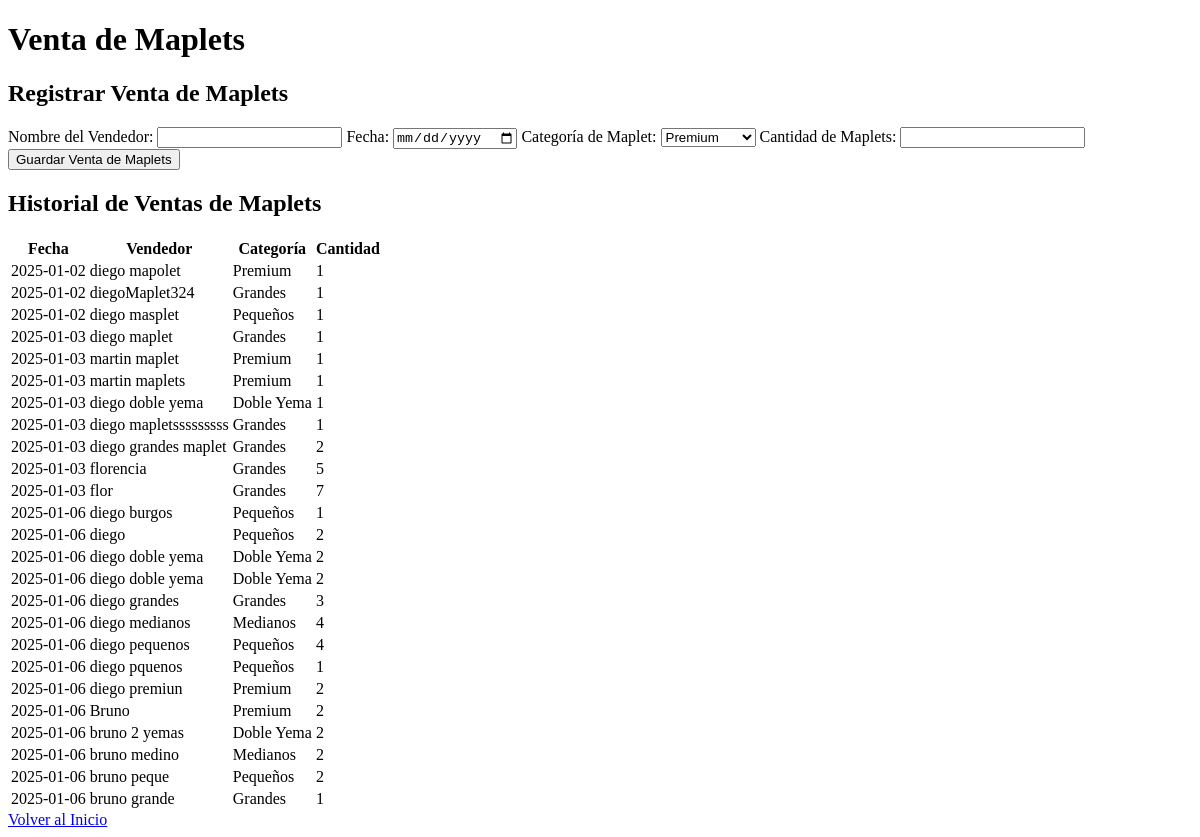
The app's page /venta_maplets, older data.
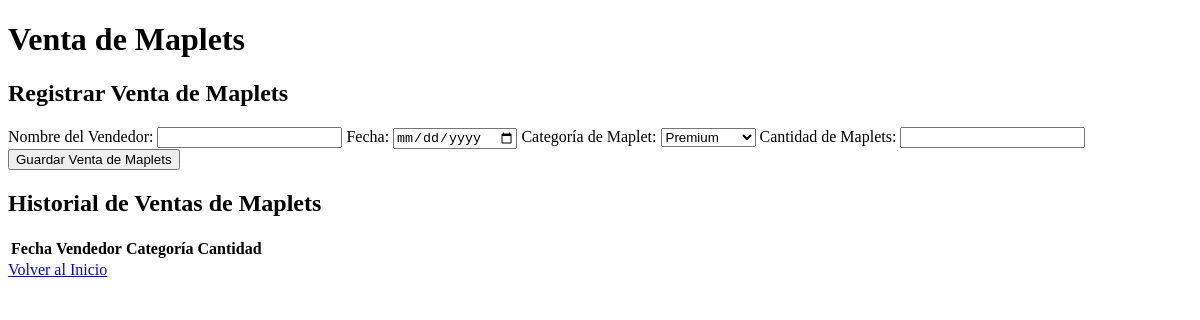
The same page, newer data.
### tables this page shows
CREATE TABLE ventas_maplets (
    id INTEGER PRIMARY KEY AUTOINCREMENT,
    vendedor TEXT NOT NULL,
    categoria TEXT NOT NULL,  -- Solo aplica para maplets
    cantidad INTEGER NOT NULL,
    fecha DATE DEFAULT CURRENT_DATE
);

### app.py (the view, shortened to what this page needs)
@app.route('/venta_maplets', methods=['GET', 'POST'])
def venta_maplets():
    conn = sqlite3.connect('campo_libre.db')
    conn.row_factory = sqlite3.Row
    cursor = conn.cursor()
    cursor.execute("SELECT * FROM ventas_maplets")
    ventas_maplets = cursor.fetchall()
    conn.close()
    return render_template('venta_maplets.html', ventas_maplets=ventas_maplets)

### templates/venta_maplets.html (shortened to what this page needs)
<!DOCTYPE html>
<html lang="en">
<head>
</head>
<body>
    <header>
        <h1>Venta de Maplets</h1>
    </header>
    <section>
        <h2>Registrar Venta de Maplets</h2>
        <form method="POST">
            <label for="vendedor">Nombre del Vendedor:</label>
            <input type="text" name="vendedor" required>
            <label for="fecha">Fecha:</label>
            <input type="date" name="fecha" required>
            <label for="categoria_maplet">Categoría de Maplet:</label>
            <select name="categoria_maplet" required>
                <option value="Premium">Premium</option>
            </select>
            <label for="cantidad_maplets">Cantidad de Maplets:</label>
            <input type="number" name="cantidad_maplets" required>
            <button type="submit">Guardar Venta de Maplets</button>
        </form>
        <h2>Historial de Ventas de Maplets</h2>
        <table>
            <tr>
                <th>Fecha</th>
                <th>Vendedor</th>
                <th>Categoría</th>
                <th>Cantidad</th>
            </tr>
            {% for venta in ventas_maplets %}
            <tr>
                <td>{{ venta['fecha'] }}</td>
                <td>{{ venta['vendedor'] }}</td>
                <td>{{ venta['categoria'] }}</td>
                <td>{{ venta['cantidad'] }}</td>
            </tr>
            {% endfor %}
        </table>
        <a href="/">Volver al Inicio</a>
    </section>
</body>
</html>

Row changes from the older to the newer data that the page shows:
removed ventas_maplets: fecha "2025-01-02", vendedor "diego mapolet", categoria "Premium", cantidad "1"
removed ventas_maplets: fecha "2025-01-02", vendedor "diegoMaplet324", categoria "Grandes", cantidad "1"
removed ventas_maplets: fecha "2025-01-02", vendedor "diego masplet", categoria "Pequeños", cantidad "1"
removed ventas_maplets: fecha "2025-01-03", vendedor "diego maplet", categoria "Grandes", cantidad "1"
removed ventas_maplets: fecha "2025-01-03", vendedor "martin maplet", categoria "Premium", cantidad "1"
removed ventas_maplets: fecha "2025-01-03", vendedor "martin maplets", categoria "Premium", cantidad "1"
removed ventas_maplets: fecha "2025-01-03", vendedor "diego doble yema", categoria "Doble Yema", cantidad "1"
removed ventas_maplets: fecha "2025-01-03", vendedor "diego mapletsssssssss", categoria "Grandes", cantidad "1"
removed ventas_maplets: fecha "2025-01-03", vendedor "diego grandes maplet", categoria "Grandes", cantidad "2"
removed ventas_maplets: fecha "2025-01-03", vendedor "florencia", categoria "Grandes", cantidad "5"
removed ventas_maplets: fecha "2025-01-03", vendedor "flor", categoria "Grandes", cantidad "7"
removed ventas_maplets: fecha "2025-01-06", vendedor "diego burgos", categoria "Pequeños", cantidad "1"
removed ventas_maplets: fecha "2025-01-06", vendedor "diego", categoria "Pequeños", cantidad "2"
removed ventas_maplets: fecha "2025-01-06", vendedor "diego doble yema", categoria "Doble Yema", cantidad "2"
removed ventas_maplets: fecha "2025-01-06", vendedor "diego doble yema", categoria "Doble Yema", cantidad "2"
removed ventas_maplets: fecha "2025-01-06", vendedor "diego grandes", categoria "Grandes", cantidad "3"
removed ventas_maplets: fecha "2025-01-06", vendedor "diego medianos", categoria "Medianos", cantidad "4"
removed ventas_maplets: fecha "2025-01-06", vendedor "diego pequenos", categoria "Pequeños", cantidad "4"
removed ventas_maplets: fecha "2025-01-06", vendedor "diego pquenos", categoria "Pequeños", cantidad "1"
removed ventas_maplets: fecha "2025-01-06", vendedor "diego premiun", categoria "Premium", cantidad "2"
removed ventas_maplets: fecha "2025-01-06", vendedor "Bruno", categoria "Premium", cantidad "2"
removed ventas_maplets: fecha "2025-01-06", vendedor "bruno 2 yemas", categoria "Doble Yema", cantidad "2"
removed ventas_maplets: fecha "2025-01-06", vendedor "bruno medino", categoria "Medianos", cantidad "2"
removed ventas_maplets: fecha "2025-01-06", vendedor "bruno peque", categoria "Pequeños", cantidad "2"
removed ventas_maplets: fecha "2025-01-06", vendedor "bruno grande", categoria "Grandes", cantidad "1"
